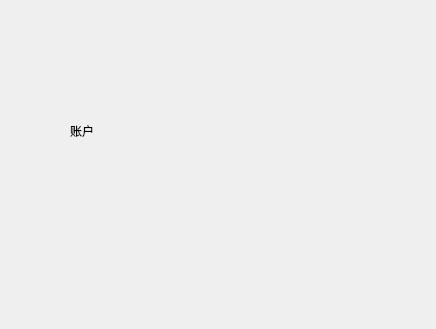
<?xml version="1.0" encoding="UTF-8"?>
<ui version="4.0">
 <class>Form1</class>
 <widget class="QWidget" name="Form1">
  <property name="geometry">
   <rect>
    <x>0</x>
    <y>0</y>
    <width>436</width>
    <height>329</height>
   </rect>
  </property>
  <property name="windowTitle">
   <string>Form</string>
  </property>
  <widget class="QWidget" name="gridLayoutWidget">
   <property name="geometry">
    <rect>
     <x>70</x>
     <y>110</y>
     <width>271</width>
     <height>41</height>
    </rect>
   </property>
   <layout class="QGridLayout" name="gridLayout">
    <item row="0" column="0">
     <widget class="QLabel" name="label">
      <property name="text">
       <string>账户</string>
      </property>
     </widget>
    </item>
    <item row="0" column="1">
     <widget class="QLabel" name="label_uername">
      <property name="text">
       <string/>
      </property>
     </widget>
    </item>
   </layout>
  </widget>
 </widget>
 <resources/>
 <connections/>
</ui>
